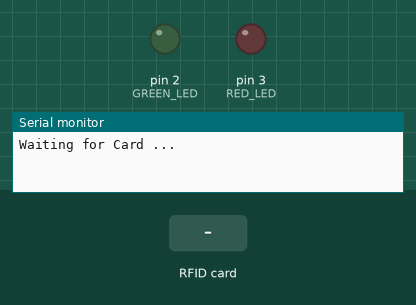
Bench run of a sketch on a simulated Arduino Uno, built with avr-gcc and run on an emulated ATmega328P. Parts: output pins drawn as LEDs (lit = HIGH), the last lines printed to the serial monitor. The inputs (shaded band) are chosen by the test bench.

Above: at 1.2 s.
1.3 s: RFID card 5E 7A 19 C4 held to the reader
At 2.1 s:
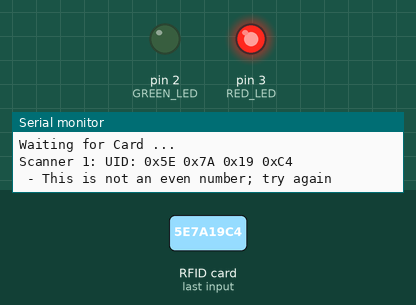
Timing chart, 0 to 4.3 s (numbered marks = the images above; inputs shaded):
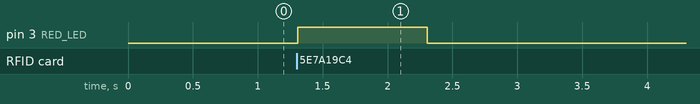

Measured:
- after the input at 1.3 s, pin 3 (RED_LED): LOW → HIGH at once, → LOW 1.0 s later

The sketch:

3_readers.ino
```cpp
#include <Wire.h>
#include <SPI.h>
#include <Adafruit_PN532.h>

// Define pin constants for PN532
#define PN532_SCK   13 // Green
#define PN532_MOSI  11 // Orange
#define PN532_MISO  12 // Yellow
#define PN532_SS    10 // Red
#define PN532_SS_2   9 // Brown
#define PN532_SS_3   8 // Green

// Define LED pins
#define GREEN_LED 2
#define RED_LED   3

// Create an array of scanners
Adafruit_PN532 scanners[] = {
  Adafruit_PN532(PN532_SCK, PN532_MISO, PN532_MOSI, PN532_SS),
  Adafruit_PN532(PN532_SCK, PN532_MISO, PN532_MOSI, PN532_SS_2),
  Adafruit_PN532(PN532_SCK, PN532_MISO, PN532_MOSI, PN532_SS_3)
};


void setup() {
  Serial.begin(115200);
  while (!Serial) delay(10); // Wait for serial to initialize

  // Initialize LED pins
  pinMode(GREEN_LED, OUTPUT);
  pinMode(RED_LED, OUTPUT);

  // Setup and check each scanner
  for (int i = 0; i < 3; i++) {
    scanners[i].begin();
    uint32_t versiondata = scanners[i].getFirmwareVersion();
    if (!versiondata) {
      Serial.print("Scanner ");
      Serial.print(i + 1);
      Serial.println(": Not found");
      while (1); // Halt program
    }
    scanners[i].SAMConfig();
  }

  Serial.println("Waiting for Card ...");
}

void handleCard(int scannerIndex, uint8_t uid[], uint8_t uidLength) {
  Serial.print("Scanner ");
  Serial.print(scannerIndex + 1);
  Serial.print(": UID: ");
  scanners[scannerIndex].PrintHex(uid, uidLength);

  bool isBlank = (uid[0] == 0x00 && uid[1] == 0x00 && uid[2] == 0x00 && uid[3] == 0x00);

 // Scanner 1 Tag: UID: 0x53 0x05 0x4F 0xFA
 // Scanner 1 Card: UID: 0x53 0x72 0xFA 0xAB

 // Scanner 2 Tag: UID: 0x33 0x26 0x84 0xFA
 // Scanner 2 Card: UID: 0xA3 0xA5 0xE4 0xAB

 // Scanner 3 Tag: UID: 0xB3 0x75 0x39 0xFA
 // Scanner 3 Card: UID: 0xD3 0x85 0x03 0xAC

  bool Cards[] = {
   ((uid[0] == 0x53 && uid[1] == 0x05 && uid[2] == 0x4F && uid[3] == 0xFA) ||
                 (uid[0] == 0x53 && uid[1] == 0x72 && uid[2] == 0xFA && uid[3] == 0xAB)),

   ((uid[0] == 0x33 && uid[1] == 0x26 && uid[2] == 0x84 && uid[3] == 0xFA) ||
                 (uid[0] == 0xA3 && uid[1] == 0xA5 && uid[2] == 0xE4 && uid[3] == 0xAB)),

   ((uid[0] == 0xB3 && uid[1] == 0x75 && uid[2] == 0x39 && uid[3] == 0xFA) ||
                 (uid[0] == 0xD3 && uid[1] == 0x85 && uid[2] == 0x03 && uid[3] == 0xAC)),
  };

    if (Cards[scannerIndex]) {
    Serial.println(" - This is an even number");
    digitalWrite(GREEN_LED, HIGH);
  } else {
      if(!isBlank)
        Serial.println(" - This is not an even number; try again"),
        digitalWrite(RED_LED, HIGH);
  }

  delay(1000);
  digitalWrite(GREEN_LED, LOW);
  digitalWrite(RED_LED, LOW);
}

void loop() {
  for (int i = 0; i < 3; i++) {
    uint8_t uid[7];
    uint8_t uidLength;

    if (scanners[i].startPassiveTargetIDDetection(PN532_MIFARE_ISO14443A)) {
      uint8_t success = scanners[i].readPassiveTargetID(PN532_MIFARE_ISO14443A, uid, &uidLength);
      if (success) {
        handleCard(i, uid, uidLength);
      }
    }
  }
}
```
